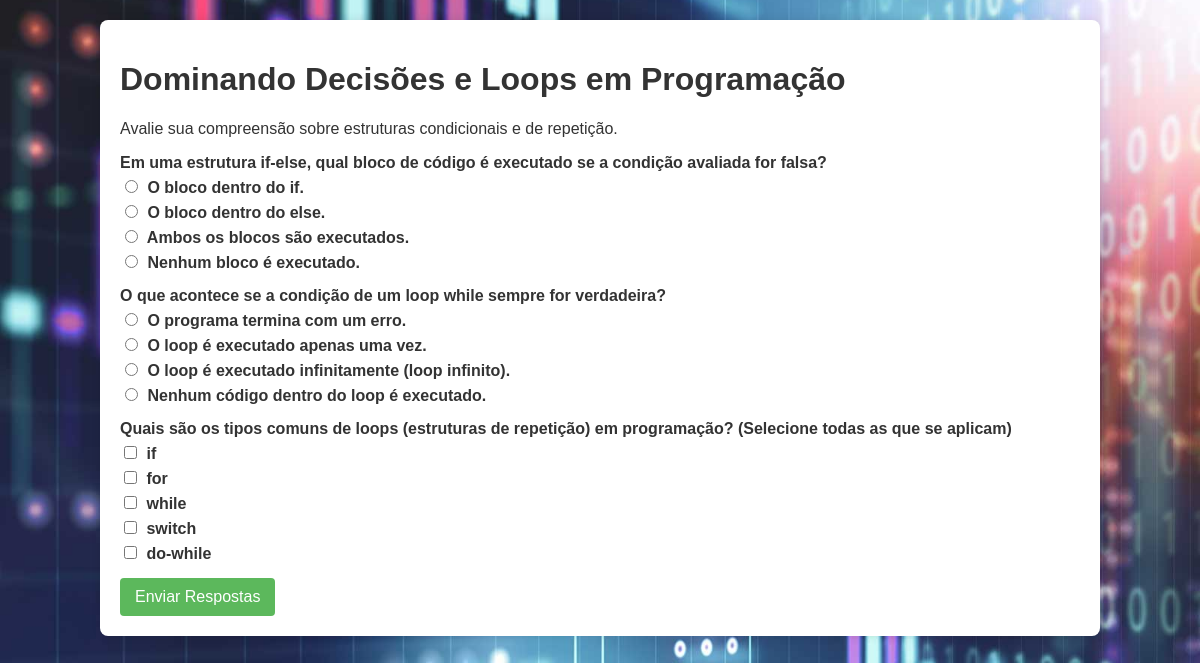
The app's page /enquete/2/responder/ with its own data.
### perguntas/models.py (models this page shows, shortened)
class Enquete(models.Model):
    titulo = models.CharField(_('Título da Enquete'), max_length=200)
    descricao = models.TextField(_('Descrição da Enquete'))
    data_criacao = models.DateTimeField(_('Data de Criação'), auto_now_add=True)
    data_encerramento = models.DateTimeField(_('Data de Encerramento'), null=True, blank=True)
    ativa = models.BooleanField(_('Ativa'), default=True)
    class Meta:
        verbose_name = _('Enquete')
        verbose_name_plural = _('Enquetes')
        ordering = ['-data_criacao']

class Pergunta(models.Model):
    enquete = models.ForeignKey(Enquete, verbose_name=_('Enquete'), on_delete=models.CASCADE)
    texto = models.CharField(_('Texto da Pergunta'), max_length=300)
    tipo = models.CharField(
        _('Tipo de Resposta'),
        max_length=20,
        choices=[
            ('unica', _('Única Escolha')),
            ('multipla', _('Múltipla Escolha')),
            ('texto', _('Texto Livre')),
        ]
    )
    obrigatoria = models.BooleanField(_('Obrigatória'), default=True)
    ordem = models.IntegerField(_('Ordem'), default=0)
    class Meta:
        verbose_name = _('Pergunta')
        verbose_name_plural = _('Perguntas')
        ordering = ['ordem']

### perguntas/views.py (the view)
# urls.py: path('enquete/<int:enquete_id>/responder/', views.responder_enquete, name='responder_enquete'),
def responder_enquete(request, enquete_id):
    enquete = get_object_or_404(Enquete, pk=enquete_id)
    perguntas = Pergunta.objects.filter(enquete=enquete)
    if request.method == 'POST':
        form = RespostaForm(perguntas, request.POST)
        if form.is_valid():
            for pergunta in perguntas:
                if pergunta.tipo == 'texto':
                    resposta_texto = form.cleaned_data[f'pergunta_{pergunta.id}']
                    Resposta.objects.create(
                        pergunta=pergunta,
                        resposta_texto=resposta_texto,
                    )
                elif pergunta.tipo in ['unica', 'multipla']:
                    opcoes_selecionadas = form.cleaned_data[f'pergunta_{pergunta.id}']
                    for opcao in opcoes_selecionadas:
                        Resposta.objects.create(
                            pergunta=pergunta,
                            opcao_selecionada=opcao,
                        )
            return redirect('enquete_respondida')
    else:
        form = RespostaForm(perguntas)
    return render(request, 'perguntas/responder_enquete.html', {'enquete': enquete, 'form': form})

### perguntas/forms.py
class RespostaForm(forms.Form):
    def __init__(self, perguntas, *args, **kwargs):
        super().__init__(*args, **kwargs)
        for pergunta in perguntas:
            if pergunta.tipo == 'unica':
                self.fields[f'pergunta_{pergunta.id}'] = forms.ModelChoiceField(
                    queryset=Opcao.objects.filter(pergunta=pergunta),
                    widget=forms.RadioSelect(),
                    label=pergunta.texto,
                    required=pergunta.obrigatoria
                )
            elif pergunta.tipo == 'multipla':
                self.fields[f'pergunta_{pergunta.id}'] = forms.ModelMultipleChoiceField(
                    queryset=Opcao.objects.filter(pergunta=pergunta),
                    widget=forms.CheckboxSelectMultiple(),
                    label=pergunta.texto,
                    required=pergunta.obrigatoria
                )
            elif pergunta.tipo == 'texto':
                self.fields[f'pergunta_{pergunta.id}'] = forms.CharField(
                    widget=forms.Textarea,
                    label=pergunta.texto,
                    required=pergunta.obrigatoria
                )

### perguntas/models.py (called while the page is built)
    def __str__(self):
        return self.texto

### perguntas/templates/perguntas/responder_enquete.html (shortened to what this page needs)
{% extends 'perguntas/base.html' %}
{% block content %}
    <h1>{{ enquete.titulo }}</h1>
    <p>{{ enquete.descricao }}</p>
    <form method="post" class="mt-3">
        {% for field in form %}
            <div class="form-group">
                <label for="{{ field.id_for_label }}" class="form-label">{{ field.label }}</label>
                {{ field }}
            </div>
        {% endfor %}
        <button type="submit" class="btn btn-primary">Enviar Respostas</button>
    </form>
{% endblock %}

### perguntas/static/perguntas/style.css (style rules this page uses)
body { background-image: url('images/background.png'); background-repeat: no-repeat; background-size: cover; background-position: center center; font-family: sans-serif; margin: 0; background-color: #f4f4f4; color: #333; }
.form-group { margin-bottom: 15px; }
.form-group label { display: block; margin-bottom: 5px; font-weight: bold; }
input[type="radio"], input[type="checkbox"] { margin-right: 5px; }
button[type="submit"] { background-color: #5cb85c; color: white; padding: 10px 15px; border: none; border-radius: 4px; cursor: pointer; font-size: 1em; }

### records on screen
Enquete: titulo "Dominando Decisões e Loops em Programação", descricao "Avalie sua compreensão sobre estruturas condicionais e de repetição."
Pergunta: label "Em uma estrutura if-else, qual bloco de código é executado se a condição avaliada for falsa?"
Pergunta: label "O que acontece se a condição de um loop while sempre for verdadeira?"
Pergunta: label "Quais são os tipos comuns de loops (estruturas de repetição) em programação? (Selecione todas as que se aplicam)"
